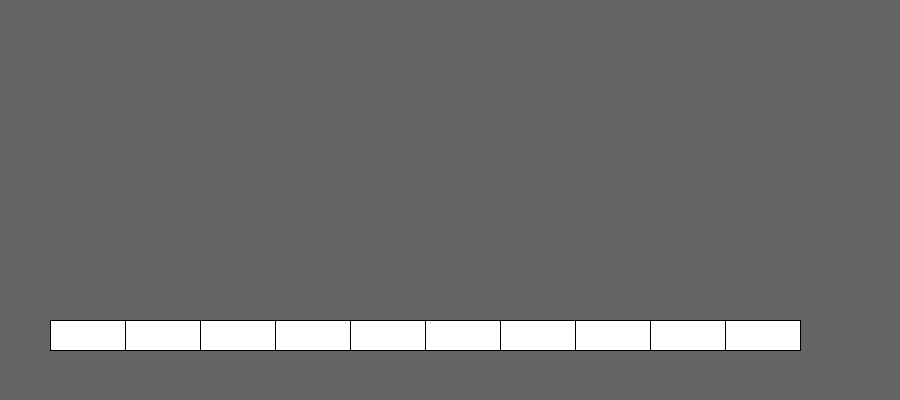
Frame 1 (no input)
Frame 60 (the mouse pressed at the canvas centre just before this capture): identical to frame 1, image omitted
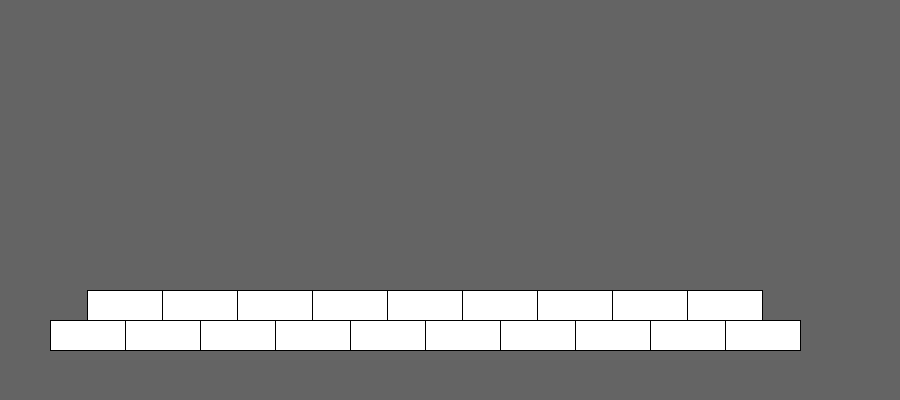
Frame 120 (the mouse held since frame 60 and released just before this capture)

The Processing sketch that drew these frames (run headless with seeded random() and noise(); from frame 60 on, the mouse is pressed at the canvas centre):

// Processing sketch: Portfolio_3_consistant_colour
// ── Portfolio_3_consistant_colour.pde
// the number of rows to drwa
int numRows;
// the number of rectangles in the starting (bottom) row
int rowLength;
// the X coordinate of the first rectangle in the bottom row
int startX;
// the Y coordinate of the first rectangle in the bottom row
int startY;
// the width of each rectangle
int rectWidth;
// the height of each rectangle
int rectHeight;
// when isColour is false, all rectangles are filled in white
// otherwise a random fill collour is chosen
boolean isColour;

//int rowElev = 0;

void setup() {
  size(900, 400);
  stroke(0); // pen colour black
  numRows = 1; // initially one row of rectangles is drawn
  // in order to have step 4 of the protfolio work as stated have to change numRows = 1 into = 0
  // what is stated = "after the mouse is pressed 3 times, numRows should equal 3" <- going by what task 5 says I will assume that this was mistyped
  rowLength = 10; // 10 rectangles in the first row
  startX = 50;
  startY = 350;
  rectWidth = 75; // each rectangle is 75 pixels wide
  rectHeight = 30; // each rectanle 30 pixels wide
  isColour = false; // no colour to start with
}

void draw() {
  background(255);
  // don't chnage the line above
  background(100);
  int colY = startY;
  int rowElev =-1;
  int rowStart = -rectWidth/2;
  for (int counter = 0; numRows > counter; counter++) {
    colY -= rectHeight;
    rowElev++;
    rowStart += rectWidth/2;
    for (int rowX = startX; rowLength - rowElev> rowX / rectWidth; rowX += rectWidth) {
      rect(rowX + rowStart, colY, rectWidth, rectHeight);
    }
  }
}

void mousePressed() {
  int count = 0;
  boolean even = true;
  if (numRows < 10) {
    numRows++;
    count++;
  } else {
    numRows = 0;
    isColour = !isColour;
  }
  float r;
  float g;
  float b;
  
  if  (count % 10 == 0) {
    even = !even;
  }
  if (isColour && !even) {
    r = random(256);
    g = random(256);
    b = random(256);
    fill(r, g, b);
  } else if (!isColour) {
    fill(255);
  }
}
